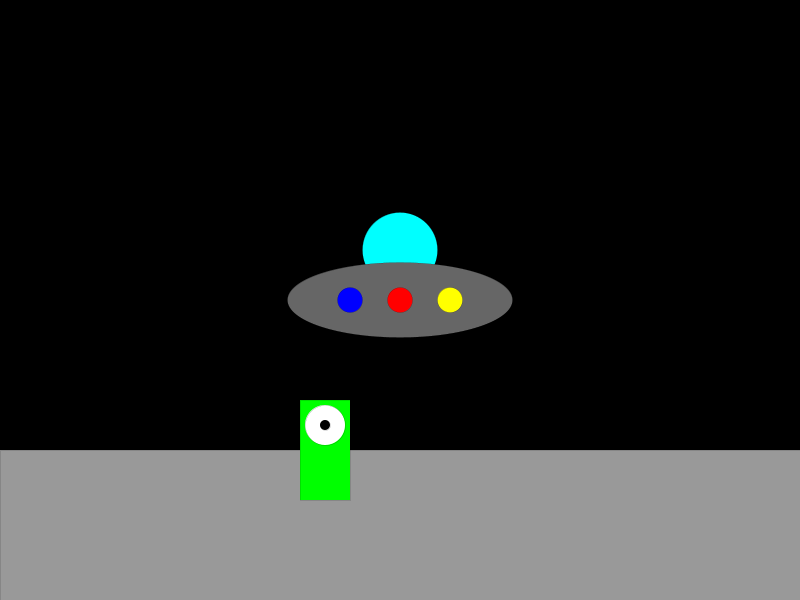
Frame 1 (no input)
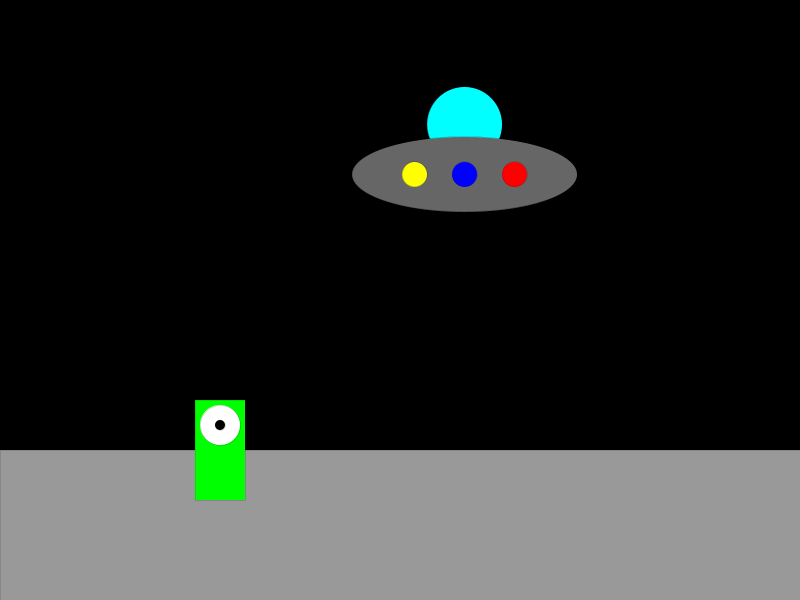
Frame 60 (the mouse pressed at the canvas centre just before this capture)
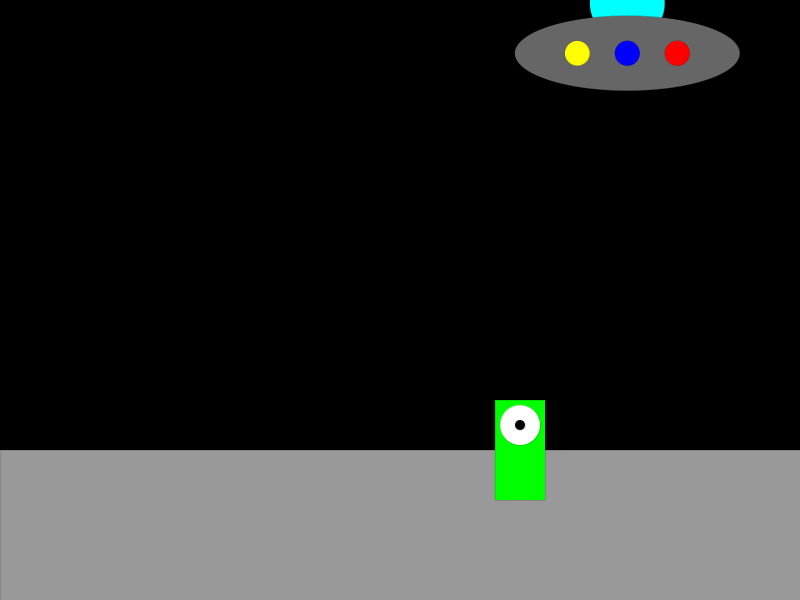
Frame 120 (the mouse held since frame 60 and released just before this capture)

The Processing sketch that drew these frames (run headless with seeded random() and noise(); from frame 60 on, the mouse is pressed at the canvas centre):

// Processing sketch: Syntax_Space
// ── Syntax_Space.pde
float AlienX;
float AlienSpeed;
float AlienDirection;

float UFOX;
float UFOY;
float UFOXVelo;
float UFOYVelo;

color[] Colors = {#ff0000, #ffff00, #0000ff, #ff0000, #ffff00, #0000ff};
int ColorIndex;
int ColorTimer;

void setup() {
  size(800,600);
  AlienX = 300;
  AlienSpeed = 5;
  UFOX = 400;
  UFOY = 300;
}

void draw() {
  background(0);
  Draw();
  Alien();
  UFO();
}

void Draw()
{
  //Draw Ground
  strokeWeight(0);
  fill(#999999);
  rect(0, 450, 800, 150);
  //Draw Alien
  strokeWeight(0);
  fill(#00ff00);
  rect(AlienX, 400, 50, 100);
  fill(#ffffff);
  ellipse(AlienX + 25, 425, 40, 40);
  fill(#000000);
  ellipse(AlienX + 25, 425, 10, 10);
  //Draw UFO
  fill(#00ffff);
  ellipse(UFOX, UFOY - 50, 75, 75);
  fill(#666666);
  ellipse(UFOX, UFOY, 225, 75);
  
  if(ColorTimer == 5)
  {
    ColorIndex = int(random(Colors.length / 2));
    ColorTimer = 0;
  }
  else
  {
    ColorTimer++;
  }
    fill(Colors[ColorIndex]);
  ellipse(UFOX, UFOY, 25, 25);
    fill(Colors[ColorIndex + 1]);
  ellipse(UFOX + 50, UFOY, 25, 25);
    fill(Colors[ColorIndex + 2]);
  ellipse(UFOX - 50, UFOY, 25, 25);
}

void Alien()
{
  //Move Alien
  if(AlienDirection == 1)
  {
   AlienX += AlienSpeed;
  }
  else
  {
    AlienX -= AlienSpeed;
  }
  
  if(AlienX >= 625 & AlienDirection == 1)
  {
    AlienDirection = 0;
  }
  
  if(AlienX <= 100 & AlienDirection != 1)
  {
    AlienDirection = 1;
  }
}

void UFO()
{
  //Draw UFO
  if(random(0, 10) <= 1)
  {
  UFOXVelo = random(-8, 8);
  UFOYVelo = random(-8, 8);
  }
  
  UFOX += UFOXVelo;
  UFOY += UFOYVelo;
  
  if(UFOX > 800)
  {
    UFOX = 0;
  }
  if(UFOX < 0)
  {
    UFOX = 800;
  }
  if(UFOY > 600)
  {
    UFOY = 0;
  }
  if(UFOY < 0)
  {
    UFOY = 600;
  }
}
